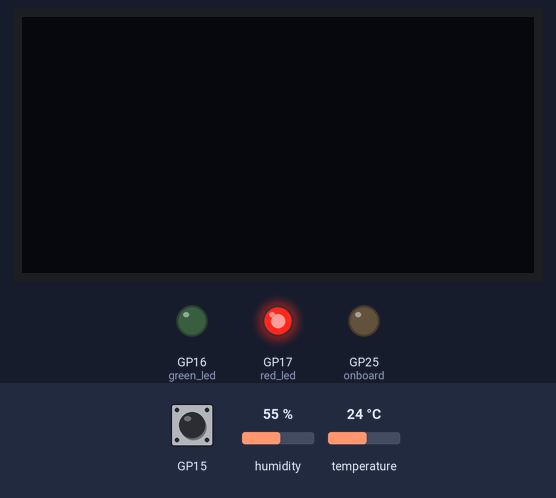
A program run on a simulated Raspberry Pi Pico running MicroPython. Shown: 128×64 one-colour display, output pins drawn as LEDs (lit = HIGH). Dashed ring = blinking. The test bench sets the inputs (shaded band); at power-on: GP15 LOW, humidity 55 %, temperature 24 °C. The clock reads 2024-03-15 10:24:30 at power-on unless the program sets it; library files of the repository ran but are not shown: display_ssd1306.py, storage_sdcard.py; pins used as bus, display or sensor lines are not drawn.

Above: at 1.9 s.
2.0 s: GP15 pulled HIGH for 1 s
At 2.52 s:
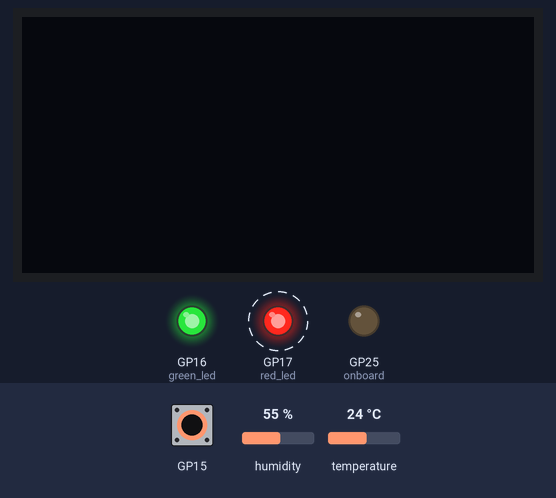
4.5 s: GP15 pulled HIGH for 3.2 s
At 5.3 s:
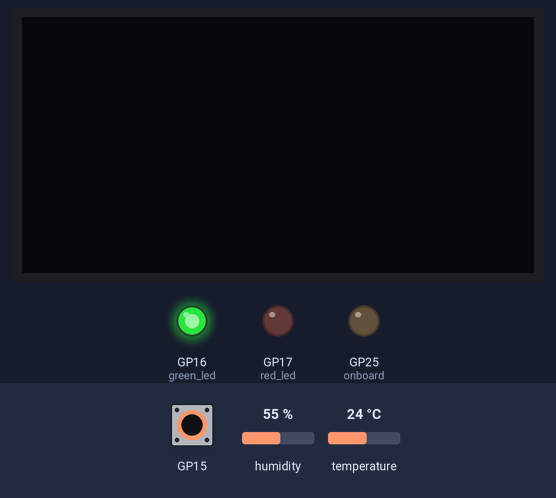
Timing chart, 0 to 9.3 s (numbered marks = the images above; inputs shaded):
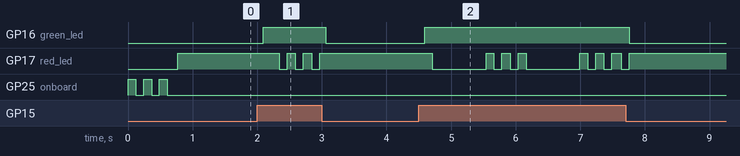

Measured:
- after the input at 2.0 s, GP16 (green_led): LOW → HIGH after 0.10 s, → LOW 0.96 s later; GP17 (red_led): alternates HIGH for 0.12 s and LOW for 0.12 s, 6 changes in all, then stays HIGH, starting after 0.34 s
- after the input at 4.5 s, GP16 (green_led): LOW → HIGH after 0.09 s, → LOW 3.2 s later; GP17 (red_led): HIGH → LOW after 0.21 s, → HIGH 0.83 s later, → LOW 0.12 s later, → HIGH 0.12 s later, … (14 changes in this stretch)

The program:

main.py
```python
import time
from machine import Pin

# Onboard LED heartbeat
onboard = Pin(25, Pin.OUT)

def blink(n, on=0.12, off=0.12):
    for _ in range(n):
        onboard.on(); time.sleep(on)
        onboard.off(); time.sleep(off)

blink(1)  # reached main.py

try:
    from app.controller import App
    blink(2)  # imports OK
    App().run()
except Exception:
    # FATAL boot failure: blink forever (no OLED guaranteed here)
    while True:
        blink(5, on=0.05, off=0.05)
        time.sleep(1)
```

controller.py
```python
import time
from machine import Pin, I2C, SPI

import config

from drivers.display_ssd1306 import SSD1306_I2C
from drivers.sensor_sht31 import SHT31
from drivers.rtc_ds3231 import DS3231
from drivers.storage_sdcard import SDCard
from drivers.input_button import Button
from drivers.output_led import LED

from app.timekeeping import Timekeeper
from app.logging import SdLogger
from app.ui import Ui

from app.safe_mode import (
    SafeModeManager,
    LEVEL_OK, LEVEL_WARNING, LEVEL_DEGRADED, LEVEL_CRITICAL, LEVEL_FATAL,
    level_name,
)


class App:
    def __init__(self):
        # LEDs should come up early so we can signal errors immediately
        self.red_led = LED(config.RED_LED_PIN, active_high=config.LED_ACTIVE_HIGH)
        self.green_led = LED(config.GREEN_LED_PIN, active_high=config.LED_ACTIVE_HIGH)
        self.safe = SafeModeManager(self.red_led)

        self.experiment_running = False
        self.last_sample_ms = time.ticks_ms()

        # --- Button (should almost never fail) ---
        try:
            self.button = Button(
                pin_num=config.BUTTON_PIN,
                pull=config.BUTTON_PULL,
                active_level=config.BUTTON_ACTIVE_LEVEL,
                debounce_ms=config.BUTTON_DEBOUNCE_MS,
            )
        except Exception as e:
            # If button init fails, that's serious but we can still run "always on"
            self.safe.set_error(LEVEL_DEGRADED, "button_init", e)
            self.button = None

        # --- I2C ---
        try:
            self.i2c = I2C(
                config.I2C_ID,
                sda=Pin(config.I2C_SDA),
                scl=Pin(config.I2C_SCL),
                freq=config.I2C_FREQ,
            )
        except Exception as e:
            # Without I2C, OLED+sensor+RTC are gone => critical
            self.safe.set_error(LEVEL_CRITICAL, "i2c_init", e)
            self.i2c = None

        # --- OLED / UI ---
        self.ui_ok = False
        self.oled = None
        self.ui = None
        if self.i2c:
            try:
                self.oled = SSD1306_I2C(
                    config.OLED_WIDTH,
                    config.OLED_HEIGHT,
                    self.i2c,
                    addr=config.OLED_I2C_ADDR,
                )
                self.ui = Ui(self.oled)
                self.ui_ok = True
            except Exception as e:
                self.safe.set_error(LEVEL_CRITICAL, "oled_init", e)
                self.ui_ok = False

        # --- Sensor ---
        self.sensor_ok = False
        self.sensor = None
        if self.i2c:
            try:
                self.sensor = SHT31(self.i2c, addr=config.SHT31_ADDR)
                self.sensor_ok = True
            except Exception as e:
                self.safe.set_error(LEVEL_DEGRADED, "sht31_init", e)
                self.sensor_ok = False

        # --- RTC ---
        self.rtc_ok = False
        self.rtc = None
        self.time = None
        if self.i2c:
            try:
                self.rtc = DS3231(self.i2c, address=config.DS3231_ADDR)
                self.time = Timekeeper(self.rtc)
                # quick read to confirm it responds
                _ = self.rtc.datetime()
                self.rtc_ok = True
            except Exception as e:
                self.safe.set_error(LEVEL_DEGRADED, "rtc_init", e)
                self.rtc_ok = False
                self.time = None

        # --- SD logger ---
        self.sd_logger = SdLogger(mount_point=config.SD_MOUNT_POINT)
        self.sd_ok = False
        self._init_sd()

        # Show something at boot
        self._safe_ui_update(where="boot")

    def _init_sd(self):
        try:
            self.spi = SPI(
                config.SD_SPI_ID,
                baudrate=config.SD_BAUDRATE,
                polarity=0,
                phase=0,
                sck=Pin(config.SD_SCK),
                mosi=Pin(config.SD_MOSI),
                miso=Pin(config.SD_MISO),
            )
            self.sd_cs = Pin(config.SD_CS, Pin.OUT)
            sd = SDCard(self.spi, self.sd_cs, baudrate=config.SD_BAUDRATE)

            ok = self.sd_logger.mount(sd)
            self.sd_ok = bool(ok)
            if not self.sd_ok:
                raise OSError("SD mount failed")
        except Exception as e:
            # SD is optional => warning (logging disabled)
            self.safe.set_error(LEVEL_WARNING, "sd_init", e)
            self.sd_ok = False

    def _utc_iso(self):
        # If RTC fails, fallback to uptime-based timestamp
        if self.time:
            try:
                return self.time.utc_iso()
            except Exception as e:
                self.safe.set_error(LEVEL_DEGRADED, "rtc_read", e)

        # fallback: ticks_ms
        ms = time.ticks_ms()
        return "UPTIME_%dms" % ms

    def _safe_ui_update(self, where=""):
        """
        Always try to show safe-mode info if there's an error.
        Never allow OLED rendering to crash the app.
        """
        if not self.ui_ok:
            return

        if self.safe.level == LEVEL_OK:
            return

        try:
            self.ui.show_error(
                level_name(self.safe.level),
                (where or self.safe.last_error_where)[:16],
                self.safe.last_error_type,
                self.safe.last_error_msg,
            )
        except Exception as e:
            # If UI update fails, we go headless
            self.safe.set_error(LEVEL_CRITICAL, "oled_render", e)
            self.ui_ok = False

    def _set_off_state(self):
        # stop logging safely
        if self.experiment_running:
            try:
                self.sd_logger.stop()
            except Exception as e:
                self.safe.set_error(LEVEL_WARNING, "log_stop", e)

        self.experiment_running = False

        # LEDs
        try:
            self.red_led.on()
            self.green_led.off()
        except Exception as e:
            self.safe.set_error(LEVEL_DEGRADED, "led_off_state", e)

        # UI
        utc_iso = self._utc_iso()
        if self.ui_ok:
            try:
                self.ui.show_off(utc_iso)
            except Exception as e:
                self.safe.set_error(LEVEL_CRITICAL, "oled_show_off", e)
                self.ui_ok = False

    def _set_on_state(self):
        if not self.experiment_running:
            utc_iso = self._utc_iso()
            if self.sd_ok:
                try:
                    self.sd_logger.start_new(utc_iso)
                except Exception as e:
                    # keep running without logging
                    self.safe.set_error(LEVEL_WARNING, "log_start", e)
                    self.sd_ok = False
            self.experiment_running = True

        # LEDs
        try:
            self.green_led.on()
            # red LED is controlled by safe-mode blinker tick; don’t force off here
        except Exception as e:
            self.safe.set_error(LEVEL_DEGRADED, "led_on_state", e)

    def _button_on(self) -> bool:
        # if button missing/broken, default to OFF (safer) unless you prefer always-on
        if not self.button:
            return False
        try:
            return self.button.is_active()
        except Exception as e:
            self.safe.set_error(LEVEL_DEGRADED, "button_read", e)
            return False

    def _read_sensor(self):
        if not self.sensor:
            return None, None
        try:
            return self.sensor.read()
        except Exception as e:
            self.safe.set_error(LEVEL_DEGRADED, "sht31_read", e)
            return None, None

    def _log_row(self, utc_iso, temp_c, rh):
        if not (self.sd_ok and self.experiment_running):
            return
        try:
            self.sd_logger.write_row(utc_iso, temp_c, rh)
        except Exception as e:
            self.safe.set_error(LEVEL_WARNING, "log_write", e)
            # disable further SD attempts this session
            self.sd_ok = False

    def _show_on(self, temp_c, rh, utc_iso):
        if not self.ui_ok:
            return
        try:
            if temp_c is None or rh is None:
                # show degraded info
                self.ui.show_error(
                    level_name(max(self.safe.level, LEVEL_DEGRADED)),
                    "sensor",
                    "SHT31",
                    "read failed",
                )
            else:
                self.ui.show_on(temp_c, rh, utc_iso)
        except Exception as e:
            self.safe.set_error(LEVEL_CRITICAL, "oled_show_on", e)
            self.ui_ok = False

    def run(self):
        # Initial OFF screen
        self._set_off_state()

        while True:
            # Always tick safe-mode LED pattern
            try:
                self.safe.tick_blink()
            except Exception:
                # if blinking fails, nothing else to do; avoid crashing loop
                pass

            on = self._button_on()

            if not on:
                self._set_off_state()
                # if there’s an active error, show it
                self._safe_ui_update(where="off_loop")
                time.sleep_ms(50)
                continue

            # ON state
            self._set_on_state()

            now = time.ticks_ms()
            if time.ticks_diff(now, self.last_sample_ms) >= config.SAMPLE_INTERVAL_MS:
                self.last_sample_ms = now

                temp_c, rh = self._read_sensor()
                utc_iso = self._utc_iso()

                # log only if we have valid numbers
                if temp_c is not None and rh is not None:
                    self._log_row(utc_iso, temp_c, rh)

                # UI update (or safe mode screen)
                self._show_on(temp_c, rh, utc_iso)

                # show error details if we’re in safe mode
                self._safe_ui_update(where="on_loop")

            time.sleep_ms(10)
```

config.py
```python
# config.py - central hardware + app settings for Pico project

# OLED
OLED_WIDTH = 128
OLED_HEIGHT = 64
OLED_I2C_ADDR = 0x3C

# I2C bus (OLED + SHT31 + DS3231)
I2C_ID = 0
I2C_SDA = 0
I2C_SCL = 1
I2C_FREQ = 400_000

# SHT31
SHT31_ADDR = 0x44

# DS3231
DS3231_ADDR = 0x68

# Button / switch
BUTTON_PIN = 15
BUTTON_PULL = "down"          # "down" or "up"
BUTTON_ACTIVE_LEVEL = 1       # 0 if switch pulls pin low when ON; 1 if pulls high when ON
BUTTON_DEBOUNCE_MS = 50       # keep small, you already have a stable switch

# LEDs
RED_LED_PIN = 17
GREEN_LED_PIN = 16
LED_ACTIVE_HIGH = True

# SD Card (SPI1)
SD_SPI_ID = 1
SD_SCK = 10
SD_MOSI = 11
SD_MISO = 12
SD_CS = 13
SD_BAUDRATE = 1_000_000
SD_MOUNT_POINT = "/sd"

# Sampling / UI update
SAMPLE_INTERVAL_MS = 1000      # sensor read & log interval while ON
```

sensor_sht31.py
```python
import time


class SHT31:
    def __init__(self, i2c, addr=0x44):
        self.i2c = i2c
        self.addr = addr

    def read(self):
        # Single shot, high repeatability, clock stretching disabled (0x2400)
        self.i2c.writeto(self.addr, b"\x24\x00")
        time.sleep_ms(15)

        data = self.i2c.readfrom(self.addr, 6)
        if len(data) != 6:
            raise RuntimeError("SHT31 read error")

        t_raw = (data[0] << 8) | data[1]
        rh_raw = (data[3] << 8) | data[4]

        temp_c = -45 + (175 * t_raw / 65535.0)
        rh = 100 * rh_raw / 65535.0
        return temp_c, rh
```

rtc_ds3231.py
```python
class DS3231:
    def __init__(self, i2c, address=0x68):
        self.i2c = i2c
        self.address = address

    def _bcd2dec(self, b):
        return (b >> 4) * 10 + (b & 0x0F)

    def _dec2bcd(self, d):
        return ((d // 10) << 4) | (d % 10)

    def datetime(self, dt=None):
        """
        If dt is None: return (year, month, day, weekday, hour, minute, second, subseconds)
        If dt is provided: set time from that tuple.
        """
        if dt is None:
            data = self.i2c.readfrom_mem(self.address, 0x00, 7)

            sec = self._bcd2dec(data[0] & 0x7F)
            minute = self._bcd2dec(data[1] & 0x7F)
            hour = self._bcd2dec(data[2] & 0x3F)
            weekday = self._bcd2dec(data[3] & 0x07)
            day = self._bcd2dec(data[4] & 0x3F)
            month = self._bcd2dec(data[5] & 0x1F)
            year = self._bcd2dec(data[6]) + 2000

            return (year, month, day, weekday, hour, minute, sec, 0)

        (year, month, day, weekday, hour, minute, second, subsec) = dt
        year -= 2000

        buf = bytearray(7)
        buf[0] = self._dec2bcd(second)
        buf[1] = self._dec2bcd(minute)
        buf[2] = self._dec2bcd(hour)
        buf[3] = self._dec2bcd(weekday if weekday else 1)
        buf[4] = self._dec2bcd(day)
        buf[5] = self._dec2bcd(month)
        buf[6] = self._dec2bcd(year)

        self.i2c.writeto_mem(self.address, 0x00, buf)
```

input_button.py
```python
from machine import Pin
import time


class Button:
    """
    Debounced digital input.

    pull: "up" or "down"
    active_level: 0 or 1 (the level that means "active")
    """
    def __init__(self, pin_num, pull="down", active_level=1, debounce_ms=30):
        if pull == "up":
            p = Pin.PULL_UP
        else:
            p = Pin.PULL_DOWN

        self.pin = Pin(pin_num, Pin.IN, p)
        self.active_level = 1 if active_level else 0
        self.debounce_ms = debounce_ms

        self._stable = self.pin.value()
        self._last_read = self._stable
        self._last_change_ms = time.ticks_ms()

    def read(self) -> int:
        raw = self.pin.value()
        now = time.ticks_ms()

        if raw != self._last_read:
            self._last_read = raw
            self._last_change_ms = now

        # If stable for debounce window, accept
        if time.ticks_diff(now, self._last_change_ms) >= self.debounce_ms:
            self._stable = self._last_read

        return self._stable

    def is_active(self) -> bool:
        return self.read() == self.active_level
```

output_led.py
```python
from machine import Pin
import time


class LED:
    def __init__(self, pin_no, active_high=True):
        self.pin = Pin(pin_no, Pin.OUT)
        self.active_high = active_high
        self.off()

    def on(self):
        self.pin.value(1 if self.active_high else 0)

    def off(self):
        self.pin.value(0 if self.active_high else 1)

    def toggle(self):
        self.pin.value(1 - self.pin.value())

    def blink(self, times=1, interval=0.2):
        for _ in range(times):
            self.on()
            time.sleep(interval)
            self.off()
            time.sleep(interval)
```

timekeeping.py
```python
class Timekeeper:
    """
    Small glue layer around an RTC driver to provide formatted timestamps.
    Expects an object with .datetime() that returns:
      (year, month, day, weekday, hour, minute, second, subseconds)
    """
    def __init__(self, rtc):
        self.rtc = rtc

    def utc_iso(self) -> str:
        y, m, d, wd, hh, mm, ss, sub = self.rtc.datetime()
        return "%04d-%02d-%02dT%02d:%02d:%02dZ" % (y, m, d, hh, mm, ss)
```

logging.py
```python
import uos as os


class SdLogger:
    """
    Handles SD mount + CSV file lifecycle.
    """
    def __init__(self, mount_point="/sd"):
        self.mount_point = mount_point
        self.sd_ok = False
        self._mounted = False
        self._file = None
        self._path = None

    def mount(self, sdcard_block_device) -> bool:
        """
        Mount the SD card block device using VfsFat.
        Returns True if mounted OK.
        """
        try:
            vfs = os.VfsFat(sdcard_block_device)
            os.mount(vfs, self.mount_point)
            self.sd_ok = True
            self._mounted = True
            return True
        except Exception:
            self.sd_ok = False
            self._mounted = False
            return False

    def start_new(self, start_utc_iso: str) -> str | None:
        """
        Create a new CSV file and open it for append.
        Returns path if created, else None.
        """
        if not self.sd_ok:
            return None

        # Example: 20251206T121200Z.csv (safe filename)
        fn_safe = start_utc_iso.replace("-", "").replace(":", "")
        path = "%s/%s.csv" % (self.mount_point, fn_safe)

        # Write header
        with open(path, "w") as f:
            f.write("utc_iso,temp_c,humidity_percent\n")

        self._file = open(path, "a")
        self._path = path
        return path

    def write_row(self, utc_iso: str, temp_c: float, rh_percent: float) -> None:
        if not self._file:
            return
        self._file.write("%s,%.2f,%.2f\n" % (utc_iso, temp_c, rh_percent))
        self._file.flush()

    def stop(self) -> None:
        if self._file:
            try:
                self._file.flush()
            except Exception:
                pass
            try:
                self._file.close()
            except Exception:
                pass
        self._file = None
        self._path = None

    @property
    def current_path(self):
        return self._path
```

ui.py
```python
class Ui:
    """
    OLED rendering logic only.
    """
    def __init__(self, oled):
        self.oled = oled

    def show_off(self, utc_iso: str):
        self.oled.fill(0)
        self.oled.text("Experiment OFF", 0, 0)
        self.oled.text(utc_iso[:10], 0, 16)
        self.oled.text(utc_iso[11:19] + "Z", 0, 26)
        self.oled.text("Switch the switch", 0, 44)
        self.oled.text("to turn ON", 0, 54)
        self.oled.show()

    def show_on(self, temp_c: float, rh: float, utc_iso: str):
        self.oled.fill(0)
        self.oled.text("Borealis-1", 0, 0)
        self.oled.text("T: %.1f C" % temp_c, 0, 16)
        self.oled.text("H: %.1f %%" % rh, 0, 26)
        self.oled.text(utc_iso[:10], 0, 38)
        self.oled.text(utc_iso[11:19] + "Z", 0, 48)
        self.oled.show()
```

Source omitted: safe_mode.py (2787 bytes)
